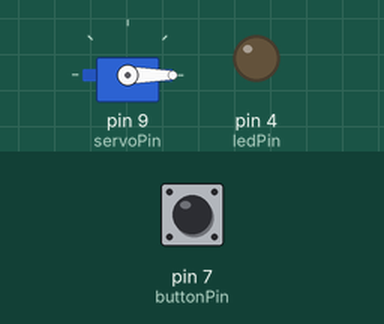
This sketch was run on a simulated Arduino Uno, built with avr-gcc and run on an emulated ATmega328P. On the bench: servo, output pins drawn as LEDs (lit = HIGH). The test bench sets the inputs (shaded band); at power-on: pin 7 (buttonPin) LOW.

Above: at 1.2 s.
1.3 s: pin 7 (buttonPin) pulled HIGH for 0.15 s
At 2.1 s:
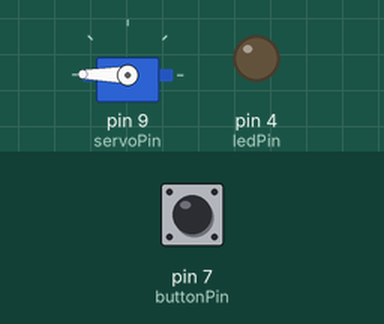
4.4 s: pin 7 (buttonPin) pulsed HIGH 2 times (0.12 s each, 0.3 s apart)
At 5.5 s:
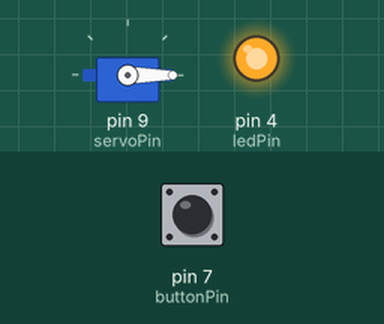
At 6.5 s:
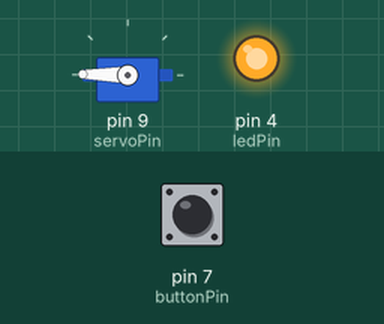
Timing chart, 0 to 16.2 s (numbered marks = the images above; inputs shaded):
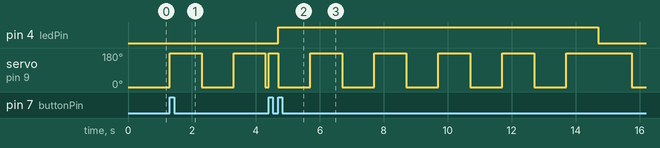

Measured:
- after the input at 1.3 s, servo on pin 9 (servoPin): alternates 179° for 1.0 s and 0° for 1.0 s, starting at once
- after the input at 4.4 s, pin 4 (ledPin): LOW → HIGH after 0.30 s, → LOW 10.0 s later

The sketch:

lesson_07_windshield_wiper.ino
```cpp
/*
  Lesson 7 Switch Statements Loops and the Windshield Wiper
  Arduino for Kids Curriculum

  This program makes a servo wiper with 4 modes controlled by a button.

  // Code repository: github.com/RohanM1212/arduino-for-kids
*/

#include <Servo.h>

Servo myServo;

int potPin = A0;
int buttonPin = 7;
int ledPin = 4;
int servoPin = 9;

int mode = 0;
int servoAngle = 0;
int delayTime = 1000;
int potValue = 0;
bool buttonPressed = false;
unsigned long lastTime = 0;

void setup() {
  myServo.attach(servoPin);
  pinMode(buttonPin, INPUT);
  pinMode(ledPin, OUTPUT);
  Serial.begin(9600);
}

void loop() {

  // Button press cycles to the next mode (0 to 3 then back to 0)
  if (digitalRead(buttonPin) == HIGH && !buttonPressed) {
    buttonPressed = true;
    mode = (mode + 1) % 4;
  }
  if (digitalRead(buttonPin) == LOW) {
    buttonPressed = false;
  }

  switch (mode) {

    case 0: // Wiper off
      servoAngle = 0;
      delayTime = 1000;
      break;

    case 1: // Wiper on, constant speed
      if (servoAngle == 0) servoAngle = 179;
      else servoAngle = 0;
      delayTime = 1000;
      break;

    case 2: // Wiper on, speed controlled by potentiometer
      if (servoAngle == 0) servoAngle = 179;
      else servoAngle = 0;
      potValue = analogRead(potPin);
      delayTime = map(potValue, 0, 1023, 100, 2000);
      break;

    case 3: // Pulse mode, wipes 5 times then resets
      digitalWrite(ledPin, HIGH);
      for (int i = 0; i < 5; i++) {
        myServo.write(0);
        delay(1000);
        myServo.write(179);
        delay(1000);
      }
      digitalWrite(ledPin, LOW);
      mode = 0;
      break;

  }

  myServo.write(servoAngle);

  // millis() lets us wait without freezing the program
  // so the button still works during the delay
  lastTime = millis();
  while (millis() - lastTime < delayTime) {
    if (digitalRead(buttonPin) == HIGH && !buttonPressed) {
      buttonPressed = true;
      mode = (mode + 1) % 4;
      break;
    }
    if (digitalRead(buttonPin) == LOW) {
      buttonPressed = false;
    }
  }

}

//Expirement with it:
// - Change case 3 so the wiper pulses 10 times instead of 5. (Hint: change the 5 in the for loop)
// - Add a fifth mode that makes the LED blink while the servo sweeps. (Hint: add case 4 and update the % to 5)
// - In case 2, make the potentiometer control the angle instead of the speed. (Hint: map it to servoAngle not delayTime)
```
